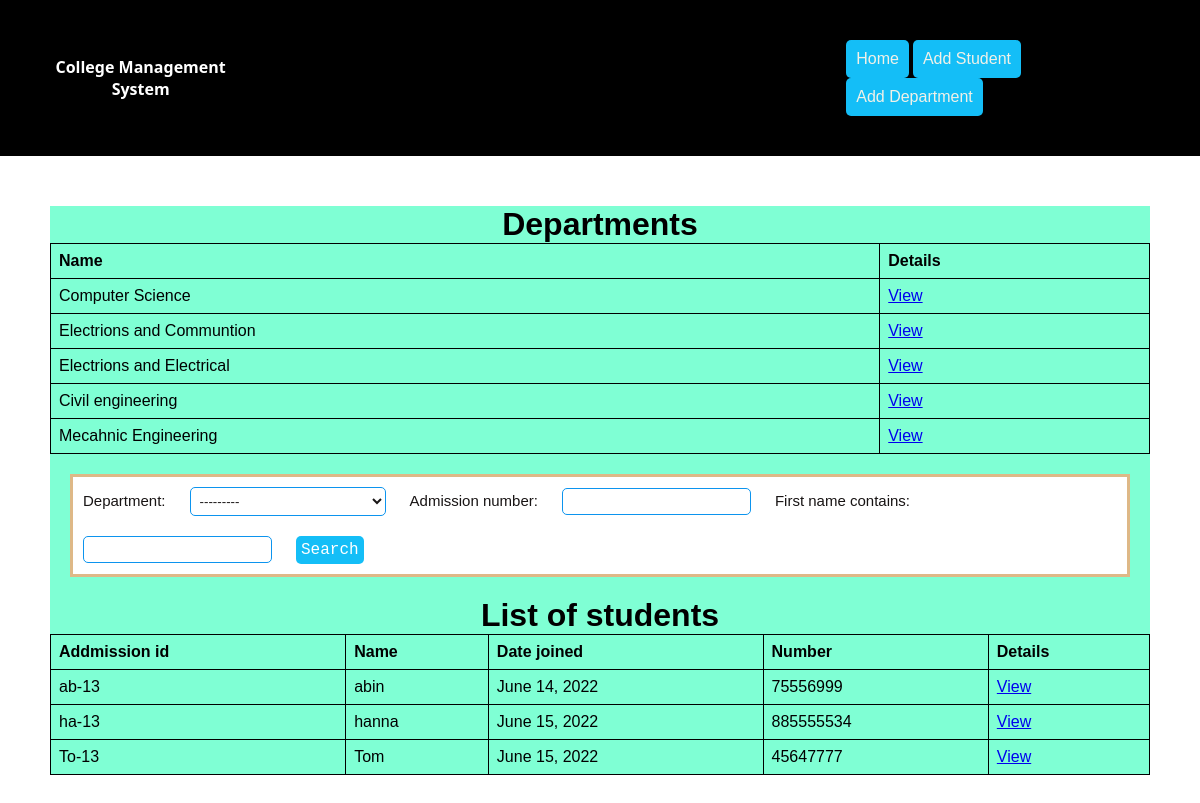
The app's page /, older data.
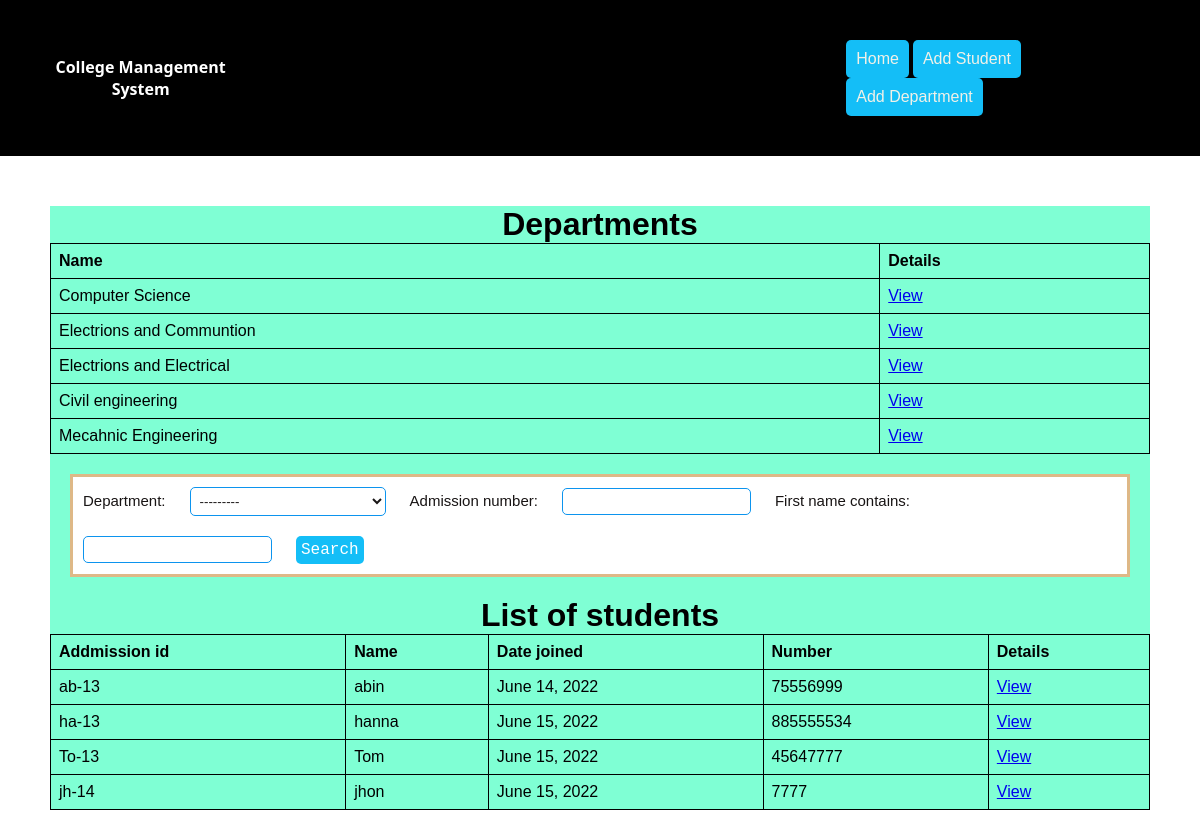
The same page, newer data.
### mainapp/models.py (models this page shows, shortened)
class Department(models.Model):
    name = models.CharField(max_length=120)
    hod = models.CharField(max_length=100)
    def __str__(self):
        return self.name

class Students(models.Model):
    GENDER_CHOICES = (("m", "Male"), ("f", "Female"))
    admission_number = models.CharField(max_length=120)
    first_name = models.CharField(max_length=120)
    middle_name = models.CharField(max_length=120, blank=True)
    last_name = models.CharField(max_length=120)
    parent_name = models.CharField(max_length=120)
    address = models.TextField()
    number = models.IntegerField()
    department = models.ForeignKey(Department, on_delete=models.CASCADE)
    DOB = models.DateField()
    Joined_date = models.DateField(auto_now_add=True)
    gender = models.CharField(max_length=10, choices=GENDER_CHOICES)

### mainapp/views.py (the view)
# urls.py: 2. Add a URL to urlpatterns:  path('', views.home, name='home')
def home(request):
    dep = Department.objects.all()
    std = Students.objects.all()
    myfilter = StudentFilter(request.GET, queryset=std)
    std = myfilter.qs
    context = {'department': dep, 'students': std, 'filter': myfilter}
    return render(request, 'home.html', context)

### templates/home.html
{% extends 'base.html' %}
{% block content %}
<h1 > Departments</h1>
<table>
  <tr>
    <th>Name</th>
    <th>Details</th>
  </tr>
  {% for dep in department %}
  <tr>
    <td>{{dep.name}}</a></td>
    <td><a href="{% url 'deptapp:departView' dep.id %}" >View</a></td>
  </tr>
  {% endfor %}
</table>
<div class="filter">
    <form action="" method="get">
      {{filter.form}}
      <input type="submit" value="Search" >
    </form>
</div>
<h1 > List of students </h1>
<table>
  <tr>
    <th>Addmission id</th>
    <th>Name</th>
    <th>Date joined</th>
    <th>Number</th>
    <th>Details</th>
  </tr>
  {% for std in students %}
  <tr>
    <td>{{std.admission_number}}</td>
    <td>{{std.first_name}}</td>
    <td>{{std.Joined_date}}</td>
    <td>{{std.number}}</td>
    <td><a href="{% url 'studapp:stdview' std.id %}" >View</a></td>
  </tr>
  {% endfor %}
</table>
{% endblock %}

Row changes from the older to the newer data that the page shows:
added Students: admission_number "jh-14", first_name "jhon", Joined_date "June 15, 2022", number "7777"
